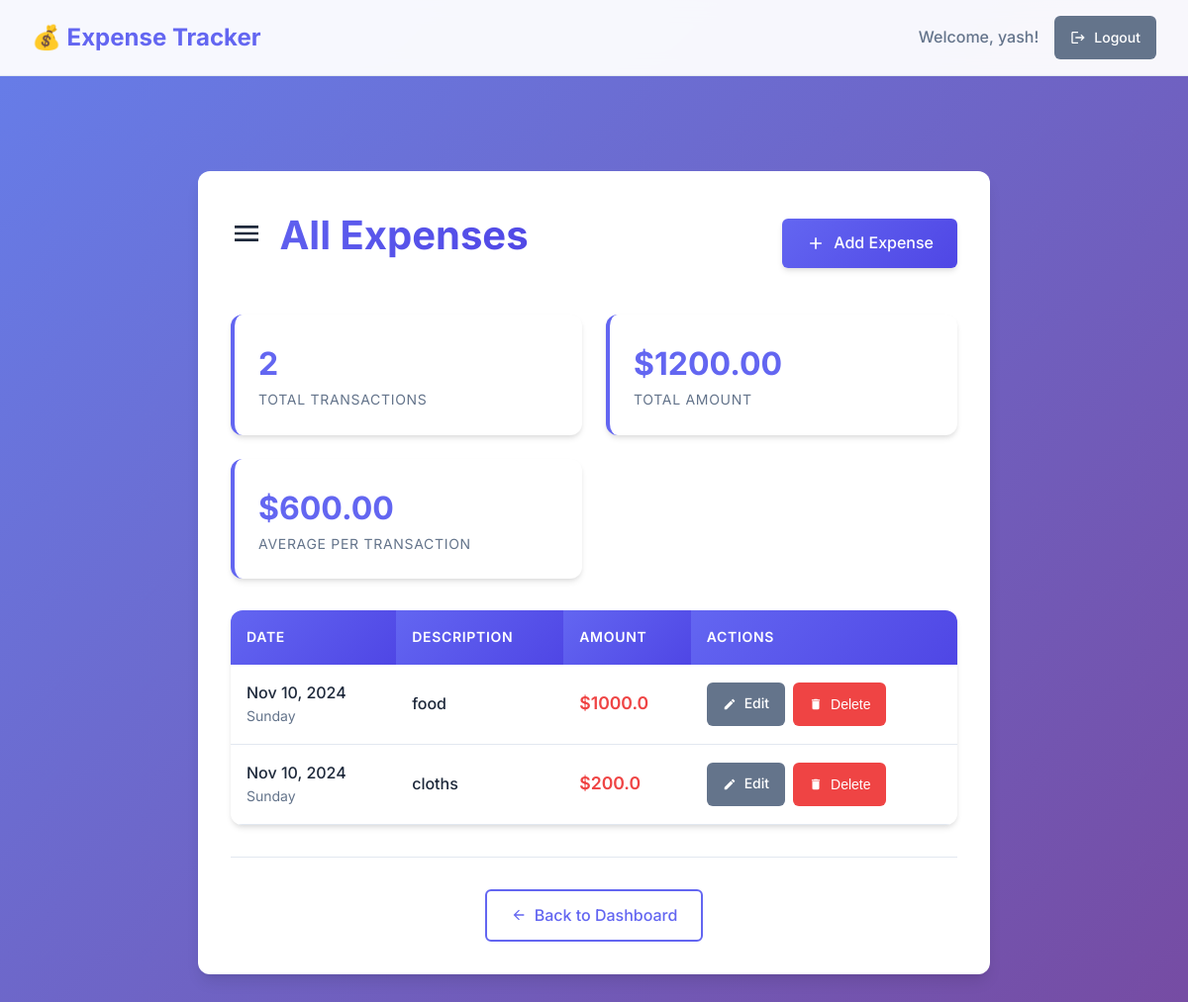
The page /view_expenses (signed in) on the database its author committed.
### app.py (models this page shows)
class User(db.Model, UserMixin):  # Inherit from UserMixin
    id = db.Column(db.Integer, primary_key=True)
    username = db.Column(db.String(80), unique=True, nullable=False)
    password = db.Column(db.String(120), nullable=False)
    budget = db.Column(db.Float, default=0.0)

class Expense(db.Model):
    id = db.Column(db.Integer, primary_key=True)
    user_id = db.Column(db.Integer, db.ForeignKey('user.id'), nullable=False)
    amount = db.Column(db.Float, nullable=False)
    description = db.Column(db.String(200), nullable=True)
    date = db.Column(db.Date, default=datetime.utcnow)

### app.py (the view)
@app.route('/view_expenses')
@login_required
def view_expenses():
    expenses = Expense.query.filter_by(user_id=current_user.id).all()
    return render_template('view_expenses.html', expenses=expenses)

### app.py (called while the page is built)
@login_manager.user_loader
def load_user(user_id):
    return User.query.get(int(user_id))

### templates/view_expenses.html (shortened to what this page needs)
<!DOCTYPE html>
<html lang="en">
<head>
    <link rel="stylesheet" href="{{ url_for('static', filename='styles.css') }}">
</head>
<body>
    <nav class="navbar">
        <a href="{{ url_for('dashboard') }}" class="nav-brand">
            💰 Expense Tracker
        </a>
        <div class="nav-links">
            <span class="nav-link">Welcome, {{ current_user.username }}!</span>
            <a href="{{ url_for('logout') }}" class="btn btn-secondary btn-sm">
                <svg width="16" height="16" fill="currentColor" viewBox="0 0 24 24">
                    <path d="M17 7l-1.41 1.41L18.17 11H8v2h10.17l-2.58 2.59L17 17l5-5zM4 5h8V3H4c-1.1 0-2 .9-2 2v14c0 1.1.9 2 2 2h8v-2H4V5z"/>
                </svg>
                Logout
            </a>
        </div>
    </nav>
    <div class="container">
        <div class="card card-lg fade-in">
            <div style="display: flex; justify-content: space-between; align-items: center; margin-bottom: 2rem;">
                <h1>
                    <svg width="32" height="32" fill="currentColor" viewBox="0 0 24 24" style="display: inline; margin-right: 0.5rem;">
                        <path d="M3 18h18v-2H3v2zm0-5h18v-2H3v2zm0-7v2h18V6H3z"/>
                    </svg>
                    All Expenses
                </h1>
                <a href="{{ url_for('add_expense') }}" class="btn btn-primary">
                    <svg width="20" height="20" fill="currentColor" viewBox="0 0 24 24">
                        <path d="M19 13h-6v6h-2v-6H5v-2h6V5h2v6h6v2z"/>
                    </svg>
                    Add Expense
                </a>
            </div>
            {% if expenses %}
                <div class="stats-grid" style="margin-bottom: 2rem;">
                    <div class="stat-card">
                        <div class="stat-value">{{ expenses|length }}</div>
                        <div class="stat-label">Total Transactions</div>
                    </div>
                    <div class="stat-card">
                        <div class="stat-value">
                            {% set total = expenses|sum(attribute='amount') %}
                            ${{ "%.2f"|format(total) }}
                        </div>
                        <div class="stat-label">Total Amount</div>
                    </div>
                    <div class="stat-card">
                        <div class="stat-value">
                            {% set total = expenses|sum(attribute='amount') %}
                            ${{ "%.2f"|format(total / expenses|length) }}
                        </div>
                        <div class="stat-label">Average per Transaction</div>
                    </div>
                </div>
                <div class="table-container">
                    <table>
                        <thead>
                            <tr>
                                <th>Date</th>
                                <th>Description</th>
                                <th>Amount</th>
                                <th>Actions</th>
                            </tr>
                        </thead>
                        <tbody>
                            {% for expense in expenses %}
                            <tr>
                                <td>
                                    <div style="font-weight: 500;">{{ expense.date.strftime('%b %d, %Y') }}</div>
                                    <div style="font-size: 0.875rem; color: var(--text-secondary);">
                                        {{ expense.date.strftime('%A') }}
                                    </div>
                                </td>
                                <td>
                                    <div style="font-weight: 500;">{{ expense.description }}</div>
                                </td>
                                <td>
                                    <span style="font-weight: 600; color: var(--danger-color); font-size: 1.1rem;">
                                        ${{ expense.amount }}
                                    </span>
                                </td>
                                <td>
                                    <div style="display: flex; gap: 0.5rem;">
                                        <a href="{{ url_for('update_expense', expense_id=expense.id) }}"
                                           class="btn btn-sm btn-secondary">
                                            <svg width="14" height="14" fill="currentColor" viewBox="0 0 24 24">
                                                <path d="M3 17.25V21h3.75L17.81 9.94l-3.75-3.75L3 17.25zM20.71 7.04c.39-.39.39-1.02 0-1.41l-2.34-2.34c-.39-.39-1.02-.39-1.41 0l-1.83 1.83 3.75 3.75 1.83-1.83z"/>
                                            </svg>
                                            Edit
                                        </a>
                                        <form method="POST" action="{{ url_for('delete_expense', expense_id=expense.id) }}" style="display: inline;">
                                            <button type="submit" class="btn btn-sm btn-danger">
                                                <svg width="14" height="14" fill="currentColor" viewBox="0 0 24 24">
                                                    <path d="M6 19c0 1.1.9 2 2 2h8c1.1 0 2-.9 2-2V7H6v12zM19 4h-3.5l-1-1h-5l-1 1H5v2h14V4z"/>
                                                </svg>
                                                Delete
                                            </button>
                                        </form>
                                    </div>
                                </td>
                            </tr>
                            {% endfor %}
                        </tbody>
                    </table>
                </div>
            {% endif %}
            <div style="text-align: center; margin-top: 2rem; padding-top: 2rem; border-top: 1px solid var(--border-color);">
                <a href="{{ url_for('dashboard') }}" class="btn btn-outline">
                    <svg width="16" height="16" fill="currentColor" viewBox="0 0 24 24">
                        <path d="M20 11H7.83l5.59-5.59L12 4l-8 8 8 8 1.41-1.41L7.83 13H20v-2z"/>
                    </svg>
                    Back to Dashboard
                </a>
            </div>
        </div>
    </div>
</body>
</html>

### static/styles.css (style rules this page uses)
:root { --primary-color: #6366f1; --primary-dark: #4f46e5; --secondary-color: #64748b; --success-color: #10b981; --danger-color: #ef4444; --warning-color: #f59e0b; --background-color: #f8fafc; --surface-color: #ffffff; --text-primary: #1e293b; --text-secondary: #64748b; --border-color: #e2e8f0; --shadow-sm: 0 1px 2px 0 rgba(0, 0, 0, 0.05); --shadow-md: 0 4px 6px -1px rgba(0, 0, 0, 0.1), 0 2px 4px -1px rgba(0, 0, 0, 0.06); --shadow-lg: 0 10px 15px -3px rgba(0, 0, 0, 0.1), 0 4px 6px -2px rgba(0, 0, 0, 0.05); --border-radius: 12px; --border-radius-sm: 6px; --transition: all 0.2s cubic-bezier(0.4, 0, 0.2, 1); }
* { margin: 0; padding: 0; box-sizing: border-box; }
body { font-family: 'Inter', -apple-system, BlinkMacSystemFont, 'Segoe UI', Roboto, sans-serif; background: linear-gradient(135deg, #667eea 0%, #764ba2 100%); min-height: 100vh; color: var(--text-primary); line-height: 1.6; }
.container { max-width: 1200px; margin: 0 auto; padding: 2rem; }
.card { background: var(--surface-color); border-radius: var(--border-radius); box-shadow: var(--shadow-lg); padding: 2rem; margin: 1rem 0; backdrop-filter: blur(10px); border: 1px solid rgba(255, 255, 255, 0.1); }
.card-lg { max-width: 800px; margin: 2rem auto; }
h1 { font-size: 2.5rem; font-weight: 700; color: var(--text-primary); margin-bottom: 1rem; text-align: center; background: linear-gradient(135deg, var(--primary-color), var(--primary-dark)); -webkit-background-clip: text; -webkit-text-fill-color: transparent; background-clip: text; }
.btn { display: inline-flex; align-items: center; justify-content: center; padding: 0.75rem 1.5rem; font-size: 1rem; font-weight: 500; border-radius: var(--border-radius-sm); border: none; cursor: pointer; text-decoration: none; transition: var(--transition); gap: 0.5rem; min-height: 44px; }
.btn-primary { background: linear-gradient(135deg, var(--primary-color), var(--primary-dark)); color: white; box-shadow: var(--shadow-md); }
.btn-secondary { background: var(--secondary-color); color: white; }
.btn-danger { background: var(--danger-color); color: white; }
.btn-outline { background: transparent; color: var(--primary-color); border: 2px solid var(--primary-color); }
.btn-sm { padding: 0.5rem 1rem; font-size: 0.875rem; }
.navbar { background: rgba(255, 255, 255, 0.95); backdrop-filter: blur(10px); border-bottom: 1px solid var(--border-color); padding: 1rem 2rem; display: flex; justify-content: space-between; align-items: center; margin-bottom: 2rem; }
.nav-brand { font-size: 1.5rem; font-weight: 700; color: var(--primary-color); text-decoration: none; }
.nav-links { display: flex; gap: 1rem; align-items: center; }
.nav-link { color: var(--text-secondary); text-decoration: none; font-weight: 500; transition: var(--transition); }
.table-container { overflow-x: auto; border-radius: var(--border-radius); box-shadow: var(--shadow-md); margin: 2rem 0; }
table { width: 100%; border-collapse: collapse; background: var(--surface-color); }
th { background: linear-gradient(135deg, var(--primary-color), var(--primary-dark)); color: white; padding: 1rem; text-align: left; font-weight: 600; text-transform: uppercase; letter-spacing: 0.05em; font-size: 0.875rem; }
td { padding: 1rem; border-bottom: 1px solid var(--border-color); }
.stats-grid { display: grid; grid-template-columns: repeat(auto-fit, minmax(250px, 1fr)); gap: 1.5rem; margin: 2rem 0; }
.stat-card { background: var(--surface-color); border-radius: var(--border-radius); padding: 1.5rem; box-shadow: var(--shadow-md); border-left: 4px solid var(--primary-color); transition: var(--transition); }
.stat-value { font-size: 2rem; font-weight: 700; color: var(--primary-color); }
.stat-label { color: var(--text-secondary); font-size: 0.875rem; text-transform: uppercase; letter-spacing: 0.05em; }
.fade-in { animation: fadeIn 0.5s ease-in-out; }

### rows shown on the page
User: username "yash"
Expense: date "Nov 10, 2024", date "Sunday", description "food", amount "1000.0"
Expense: date "Nov 10, 2024", date "Sunday", description "cloths", amount "200.0"

### other values the page prints
{{ expenses|length }} "2"
{{ "%.2f"|format(total) }} "1200.00"
{{ "%.2f"|format(total / expenses|length) }} "600.00"
